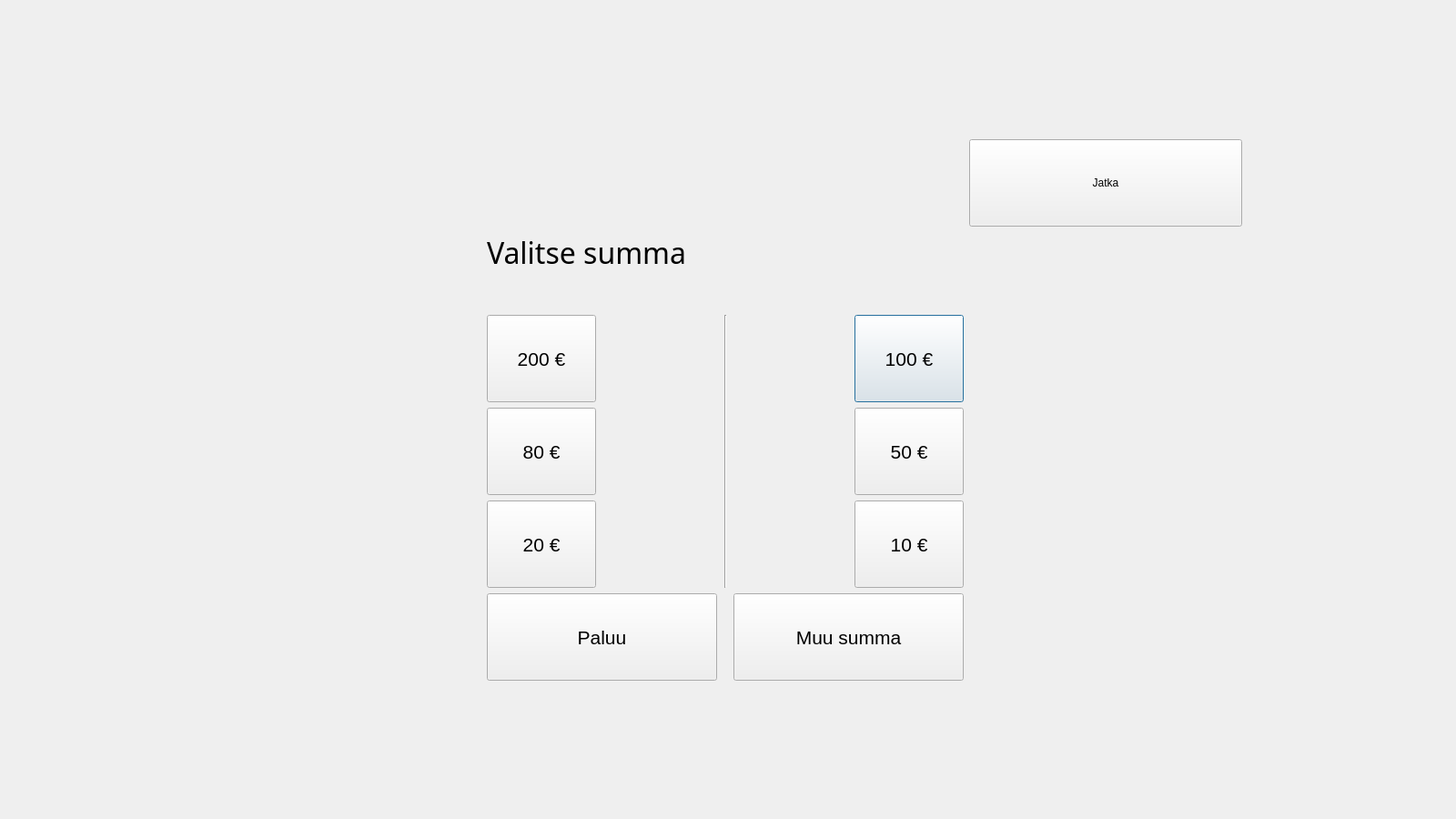
<?xml version="1.0" encoding="UTF-8"?>
<ui version="4.0">
 <class>withdrawal</class>
 <widget class="QDialog" name="withdrawal">
  <property name="geometry">
   <rect>
    <x>0</x>
    <y>0</y>
    <width>1600</width>
    <height>900</height>
   </rect>
  </property>
  <property name="windowTitle">
   <string>Nosto</string>
  </property>
  <layout class="QGridLayout" name="gridLayout_2">
   <item row="3" column="1">
    <layout class="QGridLayout" name="gridLayout">
     <item row="3" column="5">
      <widget class="QPushButton" name="btn100">
       <property name="sizePolicy">
        <sizepolicy hsizetype="Preferred" vsizetype="Preferred">
         <horstretch>0</horstretch>
         <verstretch>0</verstretch>
        </sizepolicy>
       </property>
       <property name="minimumSize">
        <size>
         <width>120</width>
         <height>96</height>
        </size>
       </property>
       <property name="font">
        <font>
         <pointsize>16</pointsize>
        </font>
       </property>
       <property name="text">
        <string>100 €</string>
       </property>
      </widget>
     </item>
     <item row="6" column="4" colspan="2">
      <widget class="QPushButton" name="btnmuu">
       <property name="sizePolicy">
        <sizepolicy hsizetype="Preferred" vsizetype="Preferred">
         <horstretch>0</horstretch>
         <verstretch>0</verstretch>
        </sizepolicy>
       </property>
       <property name="minimumSize">
        <size>
         <width>0</width>
         <height>96</height>
        </size>
       </property>
       <property name="font">
        <font>
         <pointsize>16</pointsize>
        </font>
       </property>
       <property name="text">
        <string>Muu summa</string>
       </property>
      </widget>
     </item>
     <item row="5" column="5">
      <widget class="QPushButton" name="btn10">
       <property name="sizePolicy">
        <sizepolicy hsizetype="Preferred" vsizetype="Preferred">
         <horstretch>0</horstretch>
         <verstretch>0</verstretch>
        </sizepolicy>
       </property>
       <property name="minimumSize">
        <size>
         <width>120</width>
         <height>96</height>
        </size>
       </property>
       <property name="font">
        <font>
         <pointsize>16</pointsize>
        </font>
       </property>
       <property name="text">
        <string>10 €</string>
       </property>
      </widget>
     </item>
     <item row="3" column="4">
      <spacer name="horizontalSpacer">
       <property name="orientation">
        <enum>Qt::Orientation::Horizontal</enum>
       </property>
       <property name="sizeType">
        <enum>QSizePolicy::Policy::Expanding</enum>
       </property>
       <property name="sizeHint" stdset="0">
        <size>
         <width>40</width>
         <height>20</height>
        </size>
       </property>
      </spacer>
     </item>
     <item row="3" column="1">
      <spacer name="horizontalSpacer_2">
       <property name="orientation">
        <enum>Qt::Orientation::Horizontal</enum>
       </property>
       <property name="sizeType">
        <enum>QSizePolicy::Policy::Expanding</enum>
       </property>
       <property name="sizeHint" stdset="0">
        <size>
         <width>40</width>
         <height>20</height>
        </size>
       </property>
      </spacer>
     </item>
     <item row="4" column="0">
      <widget class="QPushButton" name="btn80">
       <property name="sizePolicy">
        <sizepolicy hsizetype="Preferred" vsizetype="Preferred">
         <horstretch>0</horstretch>
         <verstretch>0</verstretch>
        </sizepolicy>
       </property>
       <property name="minimumSize">
        <size>
         <width>120</width>
         <height>96</height>
        </size>
       </property>
       <property name="font">
        <font>
         <pointsize>16</pointsize>
        </font>
       </property>
       <property name="text">
        <string>80 €</string>
       </property>
      </widget>
     </item>
     <item row="5" column="0">
      <widget class="QPushButton" name="btn20">
       <property name="sizePolicy">
        <sizepolicy hsizetype="Preferred" vsizetype="Preferred">
         <horstretch>0</horstretch>
         <verstretch>0</verstretch>
        </sizepolicy>
       </property>
       <property name="minimumSize">
        <size>
         <width>120</width>
         <height>96</height>
        </size>
       </property>
       <property name="font">
        <font>
         <pointsize>16</pointsize>
        </font>
       </property>
       <property name="text">
        <string>20 €</string>
       </property>
      </widget>
     </item>
     <item row="6" column="0" colspan="2">
      <widget class="QPushButton" name="btnpaluu">
       <property name="sizePolicy">
        <sizepolicy hsizetype="Preferred" vsizetype="Preferred">
         <horstretch>0</horstretch>
         <verstretch>0</verstretch>
        </sizepolicy>
       </property>
       <property name="minimumSize">
        <size>
         <width>0</width>
         <height>96</height>
        </size>
       </property>
       <property name="font">
        <font>
         <pointsize>16</pointsize>
        </font>
       </property>
       <property name="text">
        <string>Paluu</string>
       </property>
      </widget>
     </item>
     <item row="3" column="0">
      <widget class="QPushButton" name="btn200">
       <property name="sizePolicy">
        <sizepolicy hsizetype="Preferred" vsizetype="Preferred">
         <horstretch>0</horstretch>
         <verstretch>0</verstretch>
        </sizepolicy>
       </property>
       <property name="minimumSize">
        <size>
         <width>120</width>
         <height>96</height>
        </size>
       </property>
       <property name="font">
        <font>
         <pointsize>16</pointsize>
        </font>
       </property>
       <property name="text">
        <string>200 €</string>
       </property>
      </widget>
     </item>
     <item row="4" column="5">
      <widget class="QPushButton" name="btn50">
       <property name="sizePolicy">
        <sizepolicy hsizetype="Preferred" vsizetype="Preferred">
         <horstretch>0</horstretch>
         <verstretch>0</verstretch>
        </sizepolicy>
       </property>
       <property name="minimumSize">
        <size>
         <width>120</width>
         <height>96</height>
        </size>
       </property>
       <property name="font">
        <font>
         <pointsize>16</pointsize>
        </font>
       </property>
       <property name="text">
        <string>50 €</string>
       </property>
      </widget>
     </item>
     <item row="1" column="0" colspan="6">
      <widget class="QLabel" name="label">
       <property name="font">
        <font>
         <family>Broadway</family>
         <pointsize>24</pointsize>
        </font>
       </property>
       <property name="text">
        <string>Valitse summa</string>
       </property>
      </widget>
     </item>
     <item row="2" column="1">
      <spacer name="verticalSpacer_3">
       <property name="orientation">
        <enum>Qt::Orientation::Vertical</enum>
       </property>
       <property name="sizeHint" stdset="0">
        <size>
         <width>20</width>
         <height>40</height>
        </size>
       </property>
      </spacer>
     </item>
     <item row="3" column="2" rowspan="3" colspan="2">
      <widget class="Line" name="line">
       <property name="sizePolicy">
        <sizepolicy hsizetype="Preferred" vsizetype="Preferred">
         <horstretch>0</horstretch>
         <verstretch>0</verstretch>
        </sizepolicy>
       </property>
       <property name="font">
        <font>
         <bold>true</bold>
        </font>
       </property>
       <property name="orientation">
        <enum>Qt::Orientation::Vertical</enum>
       </property>
      </widget>
     </item>
    </layout>
   </item>
   <item row="0" column="1">
    <spacer name="verticalSpacer_2">
     <property name="orientation">
      <enum>Qt::Orientation::Vertical</enum>
     </property>
     <property name="sizeHint" stdset="0">
      <size>
       <width>20</width>
       <height>40</height>
      </size>
     </property>
    </spacer>
   </item>
   <item row="3" column="2">
    <spacer name="horizontalSpacer_4">
     <property name="orientation">
      <enum>Qt::Orientation::Horizontal</enum>
     </property>
     <property name="sizeType">
      <enum>QSizePolicy::Policy::Expanding</enum>
     </property>
     <property name="sizeHint" stdset="0">
      <size>
       <width>40</width>
       <height>20</height>
      </size>
     </property>
    </spacer>
   </item>
   <item row="4" column="1">
    <spacer name="verticalSpacer">
     <property name="orientation">
      <enum>Qt::Orientation::Vertical</enum>
     </property>
     <property name="sizeHint" stdset="0">
      <size>
       <width>20</width>
       <height>40</height>
      </size>
     </property>
    </spacer>
   </item>
   <item row="2" column="2">
    <widget class="QPushButton" name="btnCont">
     <property name="sizePolicy">
      <sizepolicy hsizetype="Preferred" vsizetype="Preferred">
       <horstretch>0</horstretch>
       <verstretch>0</verstretch>
      </sizepolicy>
     </property>
     <property name="maximumSize">
      <size>
       <width>300</width>
       <height>150</height>
      </size>
     </property>
     <property name="text">
      <string>Jatka</string>
     </property>
    </widget>
   </item>
   <item row="3" column="0">
    <spacer name="horizontalSpacer_3">
     <property name="orientation">
      <enum>Qt::Orientation::Horizontal</enum>
     </property>
     <property name="sizeType">
      <enum>QSizePolicy::Policy::Expanding</enum>
     </property>
     <property name="sizeHint" stdset="0">
      <size>
       <width>40</width>
       <height>20</height>
      </size>
     </property>
    </spacer>
   </item>
   <item row="2" column="1">
    <widget class="QLabel" name="labelTime">
     <property name="minimumSize">
      <size>
       <width>0</width>
       <height>96</height>
      </size>
     </property>
     <property name="font">
      <font>
       <pointsize>20</pointsize>
      </font>
     </property>
     <property name="text">
      <string/>
     </property>
    </widget>
   </item>
  </layout>
 </widget>
 <resources/>
 <connections/>
</ui>
